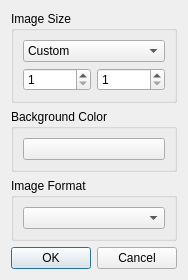
<?xml version="1.0" encoding="UTF-8"?>
<ui version="4.0">
 <class>NewImageFileDialog</class>
 <widget class="QDialog" name="NewImageFileDialog">
  <property name="geometry">
   <rect>
    <x>0</x>
    <y>0</y>
    <width>174</width>
    <height>255</height>
   </rect>
  </property>
  <property name="windowTitle">
   <string>New Image</string>
  </property>
  <layout class="QVBoxLayout" name="verticalLayout">
   <item>
    <widget class="QGroupBox" name="groupBox">
     <property name="title">
      <string>Image Size</string>
     </property>
     <layout class="QVBoxLayout" name="verticalLayout_2">
      <item>
       <widget class="QComboBox" name="preset_comboBox">
        <item>
         <property name="text">
          <string>Custom</string>
         </property>
        </item>
       </widget>
      </item>
      <item>
       <layout class="QHBoxLayout" name="horizontalLayout">
        <item>
         <widget class="QSpinBox" name="width_spinBox">
          <property name="minimum">
           <number>1</number>
          </property>
          <property name="maximum">
           <number>9999</number>
          </property>
         </widget>
        </item>
        <item>
         <widget class="QSpinBox" name="height_spinBox">
          <property name="minimum">
           <number>1</number>
          </property>
          <property name="maximum">
           <number>9999</number>
          </property>
         </widget>
        </item>
       </layout>
      </item>
     </layout>
    </widget>
   </item>
   <item>
    <widget class="QGroupBox" name="groupBox_3">
     <property name="title">
      <string>Background Color</string>
     </property>
     <layout class="QVBoxLayout" name="verticalLayout_4">
      <item>
       <widget class="QPushButton" name="color_pushButton">
        <property name="text">
         <string/>
        </property>
       </widget>
      </item>
     </layout>
    </widget>
   </item>
   <item>
    <widget class="QGroupBox" name="groupBox_2">
     <property name="title">
      <string>Image Format</string>
     </property>
     <layout class="QVBoxLayout" name="verticalLayout_3">
      <item>
       <widget class="QComboBox" name="format_comboBox"/>
      </item>
     </layout>
    </widget>
   </item>
   <item>
    <spacer name="verticalSpacer">
     <property name="orientation">
      <enum>Qt::Vertical</enum>
     </property>
     <property name="sizeHint" stdset="0">
      <size>
       <width>20</width>
       <height>40</height>
      </size>
     </property>
    </spacer>
   </item>
   <item>
    <widget class="QDialogButtonBox" name="buttonBox">
     <property name="orientation">
      <enum>Qt::Horizontal</enum>
     </property>
     <property name="standardButtons">
      <set>QDialogButtonBox::Cancel|QDialogButtonBox::Ok</set>
     </property>
     <property name="centerButtons">
      <bool>true</bool>
     </property>
    </widget>
   </item>
  </layout>
 </widget>
 <resources/>
 <connections>
  <connection>
   <sender>buttonBox</sender>
   <signal>accepted()</signal>
   <receiver>NewImageFileDialog</receiver>
   <slot>accept()</slot>
   <hints>
    <hint type="sourcelabel">
     <x>248</x>
     <y>254</y>
    </hint>
    <hint type="destinationlabel">
     <x>157</x>
     <y>274</y>
    </hint>
   </hints>
  </connection>
  <connection>
   <sender>buttonBox</sender>
   <signal>rejected()</signal>
   <receiver>NewImageFileDialog</receiver>
   <slot>reject()</slot>
   <hints>
    <hint type="sourcelabel">
     <x>316</x>
     <y>260</y>
    </hint>
    <hint type="destinationlabel">
     <x>286</x>
     <y>274</y>
    </hint>
   </hints>
  </connection>
 </connections>
</ui>
